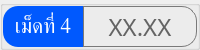
                     <widget class="QGroupBox" name="thickness_val_group_4">
                      <property name="minimumSize">
                       <size>
                        <width>0</width>
                        <height>50</height>
                       </size>
                      </property>
                      <property name="maximumSize">
                       <size>
                        <width>16777215</width>
                        <height>50</height>
                       </size>
                      </property>
                      <property name="styleSheet">
                       <string notr="true">color: rgb(255, 255, 255);</string>
                      </property>
                      <layout class="QHBoxLayout" name="horizontalLayout_19">
                       <property name="spacing">
                        <number>0</number>
                       </property>
                       <property name="leftMargin">
                        <number>0</number>
                       </property>
                       <property name="topMargin">
                        <number>0</number>
                       </property>
                       <property name="rightMargin">
                        <number>0</number>
                       </property>
                       <property name="bottomMargin">
                        <number>0</number>
                       </property>
                       <item>
                        <widget class="QLabel" name="thickness_val_title_4">
                         <property name="minimumSize">
                          <size>
                           <width>80</width>
                           <height>0</height>
                          </size>
                         </property>
                         <property name="maximumSize">
                          <size>
                           <width>80</width>
                           <height>16777215</height>
                          </size>
                         </property>
                         <property name="font">
                          <font>
                           <family>Kanit</family>
                           <pointsize>16</pointsize>
                           <italic>false</italic>
                           <bold>false</bold>
                           <underline>false</underline>
                           <strikeout>false</strikeout>
                          </font>
                         </property>
                         <property name="styleSheet">
                          <string notr="true">background-color: #0059fe;
border-top-left-radius: 15px;
border-bottom-left-radius: 15px;</string>
                         </property>
                         <property name="text">
                          <string>เม็ดที่ 4</string>
                         </property>
                         <property name="alignment">
                          <set>Qt::AlignCenter</set>
                         </property>
                        </widget>
                       </item>
                       <item>
                        <widget class="QFrame" name="thickness_val_frame_4">
                         <property name="minimumSize">
                          <size>
                           <width>0</width>
                           <height>0</height>
                          </size>
                         </property>
                         <property name="styleSheet">
                          <string notr="true">border: solid;
border-width: 1px;
border-color: rgb(121, 121, 121);
border-top-right-radius: 15px;
border-bottom-right-radius: 15px;</string>
                         </property>
                         <property name="frameShape">
                          <enum>QFrame::StyledPanel</enum>
                         </property>
                         <property name="frameShadow">
                          <enum>QFrame::Raised</enum>
                         </property>
                         <layout class="QHBoxLayout" name="horizontalLayout_20">
                          <item>
                           <widget class="QPushButton" name="thickness_val_4">
                            <property name="font">
                             <font>
                              <family>Kanit</family>
                              <pointsize>18</pointsize>
                             </font>
                            </property>
                            <property name="styleSheet">
                             <string notr="true">border: none;
color: rgb(100, 100, 100);</string>
                            </property>
                            <property name="text">
                             <string>XX.XX</string>
                            </property>
                           </widget>
                          </item>
                         </layout>
                        </widget>
                       </item>
                      </layout>
                     </widget>
